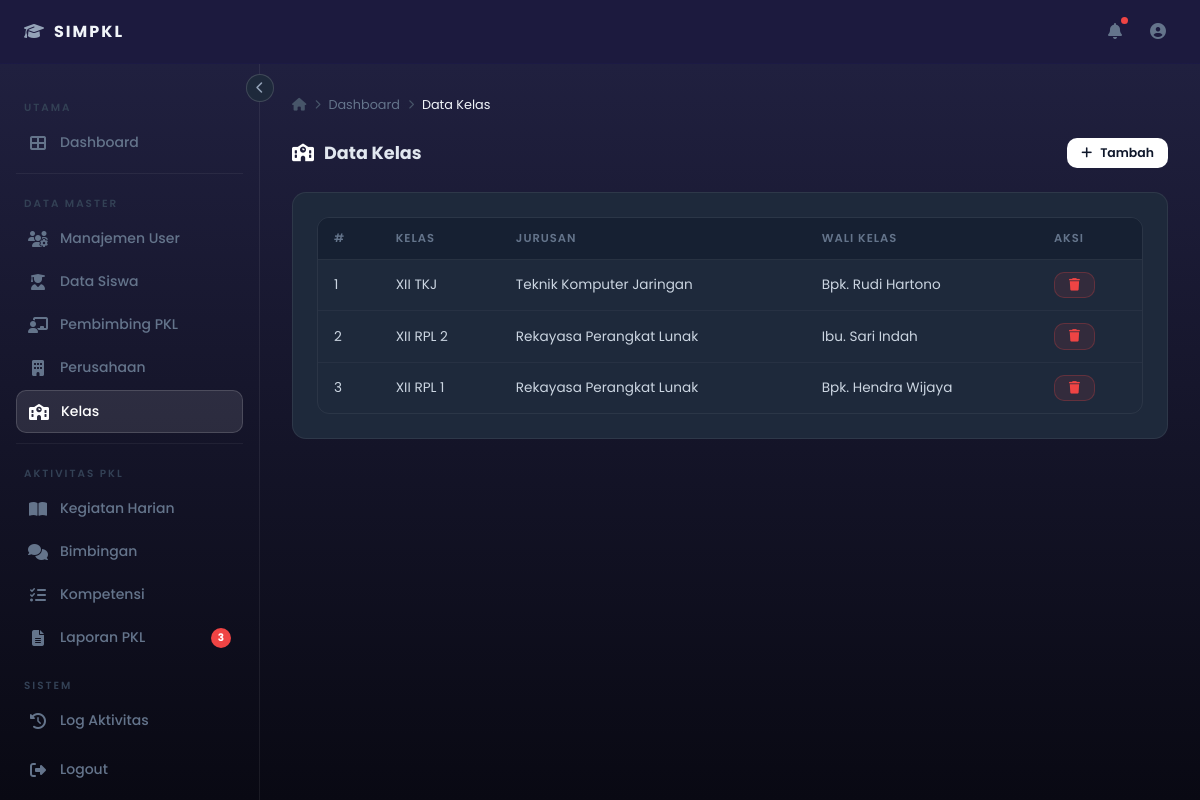
/admin-kelas.php (signed in), run on an earlier commit of the app's database.
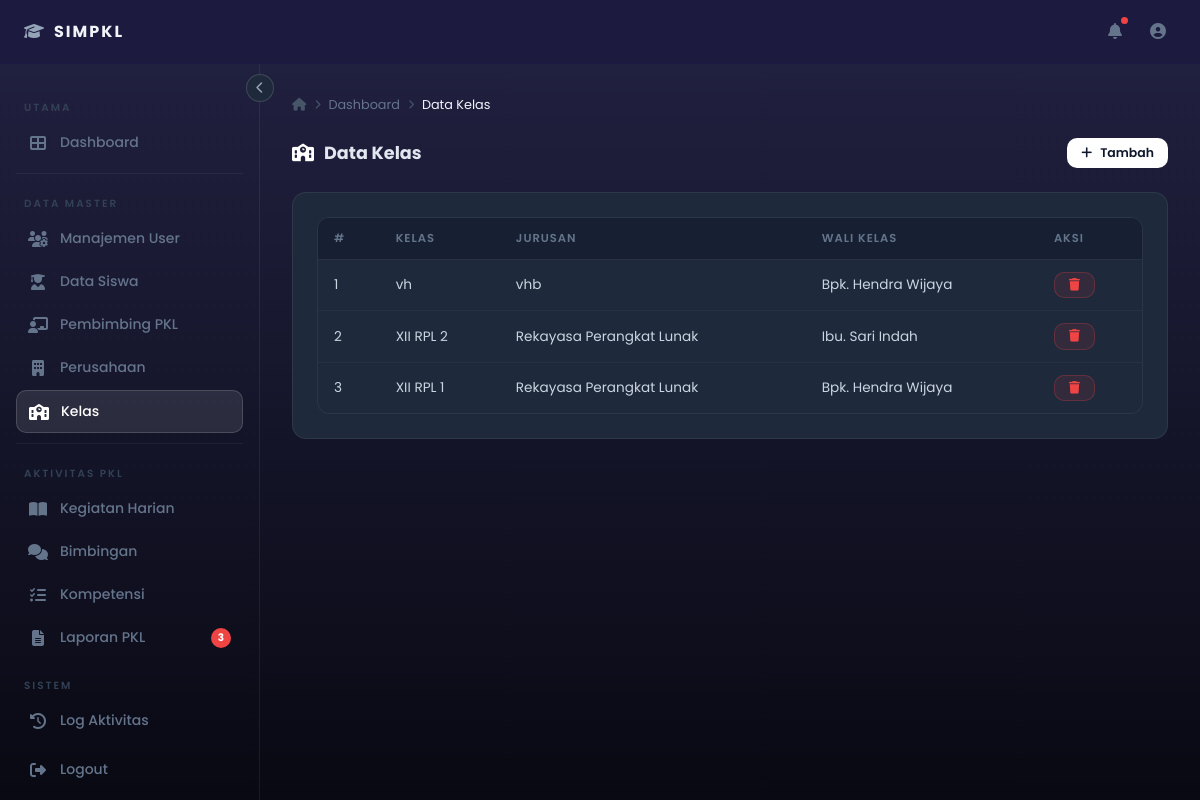
And on a later commit of the database.
### tables this page shows
CREATE TABLE `kelas` (
  `id_kelas` int(20) NOT NULL,
  `Kelas` varchar(30) NOT NULL,
  `Jurusan` varchar(50) NOT NULL,
  `id_walikelas` int(20) NOT NULL
);

CREATE TABLE `walikelas` (
  `id_walikelas` int(15) NOT NULL,
  `Nama_wakel` varchar(40) NOT NULL,
  `Alamat` varchar(50) NOT NULL,
  `Agama_wakel` varchar(10) NOT NULL,
  `No_kontak` varchar(16) NOT NULL,
  `Mewalikelaskan` int(11) NOT NULL DEFAULT 0
);

### admin-kelas.php (the view, shortened to what this page needs)
<?php
include "config.php";
$rows = mysqli_query($conn, "SELECT k.*,w.Nama_wakel FROM kelas k LEFT JOIN walikelas w ON k.id_walikelas=w.id_walikelas ORDER BY k.id_kelas DESC");
include '_header_admin.php';
?>
<div class="page-header">
  <h2><i class="fas fa-school"></i> Data Kelas</h2>
  <button class="btn btn-primary btn-sm" onclick="document.getElementById('modal_kelas').classList.add('active')">
    <i class="fas fa-plus"></i> Tambah
  </button>
</div>
<div class="card">
  <div class="table-wrapper">
    <table>
      <thead><tr><th>#</th><th>Kelas</th><th>Jurusan</th><th>Wali Kelas</th><th>Aksi</th></tr></thead>
      <tbody>
      <?php $no=1; while($row=mysqli_fetch_assoc($rows)): ?>
      <tr>
        <td><?php echo $no++;?></td>
        <td><?php echo htmlspecialchars($row['Kelas']??'-');?></td><td><?php echo htmlspecialchars($row['Jurusan']??'-');?></td><td><?php echo htmlspecialchars($row['Nama_wakel']??'-');?></td>
        <td style="display:flex;gap:6px;">
          <a href="?hapus=<?php echo $row['id_kelas'];?>" class="btn btn-danger btn-sm"
             onclick="return confirm('Hapus data ini?')"><i class="fas fa-trash"></i></a>
        </td>
      </tr>
      <?php endwhile;?>
      </tbody>
    </table>
  </div>
</div>
<?php include '_footer_admin.php'; ?>

What changed in the data, as far as the page shows it:
removed kelas: Kelas "XII TKJ", Jurusan "Teknik Komputer Jaringan", id_walikelas.Nama_wakel "Bpk. Rudi Hartono"
added kelas: Kelas "vh", Jurusan "vhb", id_walikelas.Nama_wakel "Bpk. Hendra Wijaya"
